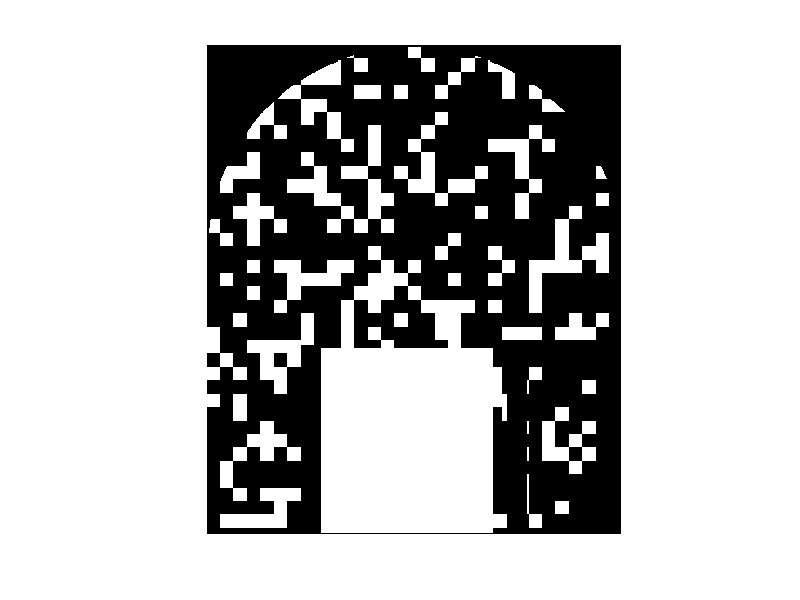

Write the MATLAB code that produced this figure. (Note: this script raises an error after producing the figure.)
tb = zeros(474,402);

borderValue = -1;

tb(292:end,92) = borderValue;
tb(292:end,111) = borderValue;
tb(292:end,292) = borderValue;
tb(292:end,311) = borderValue;
tb(292,92:111) = borderValue;
tb(292, 292:311) = borderValue;
tb(292:end,92:111) = borderValue;
tb(292:end, 292:311) = borderValue;

center = [202 201.5];
th = linspace( pi, 2*pi, 1000);
R = 200.5;  %or whatever radius you want
x = R*cos(th) + center(2);
y = R*sin(th) + center(1);

tb(sub2ind(size(tb),round(y)',round(x)')) = borderValue;
tb(sub2ind(size(tb),round(y)'-1,round(x)')) = borderValue;

tb(end,:) = borderValue;

imshow(tb)
for i = 1:size(tb,2)
    col = tb(:,i);
    j = find(col,1);
    if (j ~= 1)
        tb(1:(j-1),i) = borderValue;
    end
end

p = 0.3;
grid = zeros(size(tb));
i = 1;
cell_size = 13;
for j = 1:size(tb,1)/cell_size
    for k = 1:size(tb,2)/cell_size
        if ( rand() < p )
           grid((j-1)*cell_size+1:j*cell_size,(k-1)*cell_size+1:k*cell_size) = i;
           i = i+1;
        end
    end
end

currcell = max(grid(:)) + 1;
for j = 1:15
    for k = 1:14
        grid(end-12*j+1:end-12*(j-1),111+12*(k-1):111+12*k - 1) = currcell;
        currcell = currcell + 1;
    end
end


grid(tb == borderValue) = -1;
imshow(grid);

cells = unique(grid(:));
cells(cells < 1) = [];
for i = 1:length(cells)
    grid(grid == cells(i)) = i;
end

J_Cell_Medium = 20;
J_Cell_Cell = 40;
volume_constraint = 50;
SA_constraint = 2;
Temperature = 20;

videoWrite = 1;

if (videoWrite)
    v = VideoWriter('C:\Users\Matt\Desktop\CPM_tailbud.avi','Motion JPEG AVI');
    open(v);
end

Max_Act = 60;
lambda_Act = 4000;

A0 = 180;
L0 = 162;

p = perim(grid,[]);
p = p(p ~= -1);
newp = p;
volume = vol(grid);
newv = volume;
% gca = figure(1);
% for j = 1:20
%     j
%     tailbudI = find(grid ~= borderValue);
%     randomCells = randi([1 numel(tailbudI)],[1 numel(tailbudI)]);
%     randomCells = tailbudI(randomCells);
%     [x,y] = ind2sub(size(grid),randomCells); 
% 
%     for i = 1:length(randomCells)
%         [nx, ny] = meshgrid(x(i)-1:x(i)+1, y(i)-1:y(i)+1);
%         n = [nx(:) ny(:)]; 
%         n(n(:,1) == 0 | n(:,1) == size(grid,1)+1 | n(:,2) == 0 | n(:,2) == size(grid,2)+1,:) = [];
%         inds = sub2ind(size(grid),n(:,1),n(:,2));
%         all_neighbors = grid(inds);
%         ri = randi([1 length(all_neighbors)]);
%         rand_neighbor = all_neighbors(ri);
%         ii = inds(ri);
%         if ( grid(x(i), y(i) ) ~= rand_neighbor && grid(x(i),y(i)) ~= -1 && rand_neighbor ~= -1)
%             allIs = [grid(x(i), y(i) ) rand_neighbor];
%             allIs(allIs == 0) = [];
%             Hp = sum((p(allIs)-L0).^2*SA_constraint);
%             Hv = sum((volume(allIs)-A0).^2*volume_constraint);
%             H = Hp+Hv;
%             newgrid = grid;
%             newgrid(x(i), y(i) ) = rand_neighbor;
%             prev = grid(x(i), y(i) );
%             np = perim(newgrid,[prev rand_neighbor]);
%             newp = p;
%             if (np(1) ~= -1)
%                 newp(prev) = np(1);
%             end
%             if (np(2) ~= -1)
%                 newp(rand_neighbor) = np(2);
%             end
%             newv = volume;
%             if (prev == 0)
%                 newv(rand_neighbor) = newv(rand_neighbor)+1;
%             elseif (rand_neighbor == 0)
%                 newv(prev) = newv(prev) - 1;
%             else
%                 newv(prev) = newv(prev) - 1;
%                 newv(rand_neighbor) = newv(rand_neighbor)+1;
%             end
% 
%             newH_J = H_J(newgrid, J_Cell_Cell, J_Cell_Medium, x(i), y(i));
%             oldH_J = H_J(grid, J_Cell_Cell, J_Cell_Medium, x(i), y(i));
%             newHp = sum(SA_constraint*(newp(allIs)-L0).^2);
%             newHv = sum(volume_constraint*(newv(allIs)-A0).^2);
%             newH = newHp+newHv;
%             deltaH2 = newH - H - newH_J + oldH_J;
%             if ( test_connectivity(grid, sub2ind(size(grid),x(i),y(i))) > 2)
%                 deltaH2 = deltaH2 + 3000;
%             end
%             pr2 = exp(-deltaH2/Temperature);
%             if ( pr2 > rand() )
%                 
%                 grid = newgrid;
%                 p = newp;
%                 volume = newv;
%                 H = newH;
%             end
%         end
%     end
%     if (videoWrite)
%         s1 = subplot(1,2,1);
%         g = grid;
%         g(g < 0) = 0;
%         activities = zeros(size(g));
%         activities(g > 0) = Max_Act;   
%         imshow(g/max(g(:)));
%         colormap(s1, 'colorcube');
%         s2 = subplot(1,2,2);
%         imshow(activities,[0 Max_Act]);
%         colormap(s2, 'hot');
%         colorbar
%         truesize(gca,[200 200]);
%         writeVideo(v,getframe(gca));
%     end
% end

activities = zeros(size(grid));
activities(grid > 0) = Max_Act;

for j = 173:1825
    j
    tic
    tailbudI = find(grid ~= borderValue);
    randomCells = randi([1 numel(tailbudI)],[1 numel(tailbudI)]);
    randomCells = tailbudI(randomCells);
    [x,y] = ind2sub(size(grid),randomCells); 

    for i = 1:length(randomCells)
        [nx, ny] = meshgrid(x(i)-1:x(i)+1, y(i)-1:y(i)+1);
        n = [nx(:) ny(:)]; 
        n(n(:,1) == 0 | n(:,1) == size(grid,1)+1 | n(:,2) == 0 | n(:,2) == size(grid,2)+1,:) = [];
        inds = sub2ind(size(grid),n(:,1),n(:,2));
        all_neighbors = grid(inds);
        ri = randi([1 length(all_neighbors)]);
        rand_neighbor = all_neighbors(ri);
        ii = inds(ri);
        if ( grid(x(i), y(i) ) ~= rand_neighbor && grid(x(i),y(i)) ~= -1 && rand_neighbor ~= -1 )
            allIs = [grid(x(i), y(i) ) rand_neighbor];
            allIs(allIs == 0) = [];
            Hp = sum((p(allIs)-L0).^2*SA_constraint);
            Hv = sum((volume(allIs)-A0).^2*volume_constraint);
            H = Hp+Hv;
            newgrid = grid;
            newgrid(x(i), y(i) ) = rand_neighbor;
            prev = grid(x(i), y(i) );

            newp = p;
            np = perim_mex(newgrid,[prev rand_neighbor]);
            if (np(1) ~= -1)
                newp(prev) = np(1);
            end
            if (np(2) ~= -1)
                newp(rand_neighbor) = np(2);
            end     

            newv = volume;
            if (prev == 0)
                newv(rand_neighbor) = newv(rand_neighbor)+1;
            elseif (rand_neighbor == 0)
                newv(prev) = newv(prev) - 1;
            else
                newv(prev) = newv(prev) - 1;
                newv(rand_neighbor) = newv(rand_neighbor)+1;
            end
            newH_J = H_J(newgrid, J_Cell_Cell, J_Cell_Medium, x(i), y(i));
            oldH_J = H_J(grid, J_Cell_Cell, J_Cell_Medium, x(i), y(i));
            newHp = sum(SA_constraint*(newp(allIs)-L0).^2);
            newHv = sum(volume_constraint*(newv(allIs)-A0).^2);
            newH = newHp+newHv;
            deltaH2 = newH - H - newH_J + oldH_J;
            deltaH2 = deltaH2 - lambda_Act/Max_Act * GM_diff(activities, grid, ii, sub2ind(size(grid),x(i),y(i)));
            if ( test_connectivity(grid, sub2ind(size(grid),x(i),y(i))) > 2)
                deltaH2 = deltaH2 + 3000;
            end
            pr2 = exp(-deltaH2/Temperature);
            if ( pr2 > rand() )
                if ( rand_neighbor == 0 )
                    activities(x(i), y(i)) = 0;
                elseif ( rand_neighbor ~= 0 )
                    activities(x(i),y(i)) = Max_Act;
                end
                grid = newgrid;
                p = newp;
                volume = newv;
                H = newH;
            end
        end
    end
    
    if (videoWrite)
        s1 = subplot(1,2,1);
        g = grid;
        g(g < 0) = 0;
        imshow(g/max(g(:)));
        colormap(s1, 'colorcube');
        s2 = subplot(1,2,2);
        imshow(activities,[0 Max_Act]);
        colormap(s2, 'hot');
        colorbar
        truesize(gca,[200 200]);
        writeVideo(v,getframe(gca));
    end
    
    activities(activities ~= 0) = activities(activities ~= 0) - 1;
    if ( mod(j, 50) == 0 )
        grid = padarray(grid, 13, 0, 'post');
        tb = grid;
        tb(292:end,92) = borderValue;
        tb(292:end,111) = borderValue;
        tb(292:end,292) = borderValue;
        tb(292:end,311) = borderValue;
        tb(292,92:111) = borderValue;
        tb(292, 292:311) = borderValue;
        tb(292:end,92:111) = borderValue;
        tb(292:end, 292:311) = borderValue;
        grid = tb;
        currcell = max(grid(:)) + 1;
        for k = 1:14
            grid(end-12:end,111+12*(k-1):111+12*k - 1) = currcell;
            currcell = currcell + 1;
        end
        
        p = perim(grid,[]);
        p = p(p ~= -1);
        newp = p;
        volume = vol(grid);
        newv = volume;
        
        activities = padarray(activities, 13, 0, 'post');
        activities(end-12:end,111:278) = Max_Act;
    end
    toc
end
if (videoWrite)
    close(v);
end
